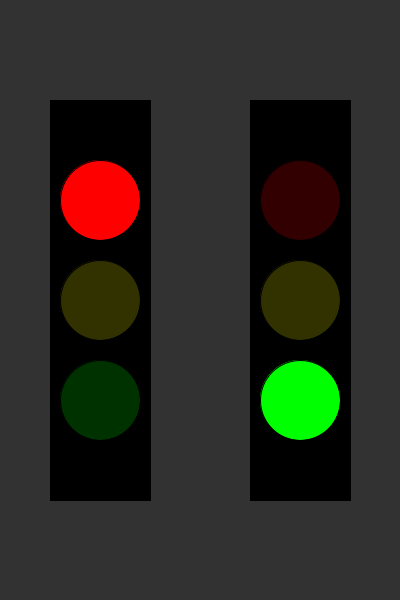
Frame 1 (no input)
Frame 60 (the mouse pressed at the canvas centre just before this capture): identical to frame 1, image omitted
Frame 120 (the mouse held since frame 60 and released just before this capture): identical to frame 1, image omitted

The Processing sketch that drew this single still picture (run headless with seeded random() and noise(); from frame 60 on, the mouse is pressed at the canvas centre):

// Processing sketch: LAMPU_LALU_LINTAS
// ── LAMPU_LALU_LINTAS.pde
int light1 = 0; // Lampu lalu lintas pertama: 0 = Merah, 1 = Kuning, 2 = Hijau
int light2 = 2; // Lampu lalu lintas kedua: 2 = Hijau, 1 = Kuning, 0 = Merah
int lastChangeTime1, lastChangeTime2;

void setup() {
  size(400, 600);
  lastChangeTime1 = millis();
  lastChangeTime2 = millis();
}

void draw() {
  background(50);

  // Lampu lalu lintas pertama
  drawTrafficLight(50, light1);

  // Mengganti lampu pertama setiap 5 detik
  if (millis() - lastChangeTime1 > 5000) {
    light1 = (light1 + 1) % 3;
    lastChangeTime1 = millis();
  }

  // Lampu lalu lintas kedua
  drawTrafficLight(250, light2);

  // Mengganti lampu kedua setiap 5 detik
  if (millis() - lastChangeTime2 > 5000) {
    light2 = (light2 + 2) % 3;
    lastChangeTime2 = millis();
  }
}

void drawTrafficLight(int x, int light) {
  fill(0); // Warna hitam untuk latar lalu lintas
  rect(x, 100, 100, 400);

  // Merah
  fill(light == 0 ? 255 : 50, 0, 0);
  ellipse(x + 50, 200, 80, 80); // Lampu merah

  // Kuning
  fill(light == 1 ? 255 : 50, light == 1 ? 255 : 50, 0);
  ellipse(x + 50, 300, 80, 80); // Lampu kuning

  // Hijau
  fill(0, light == 2 ? 255 : 50, 0);
  ellipse(x + 50, 400, 80, 80); // Lampu hijau
}
